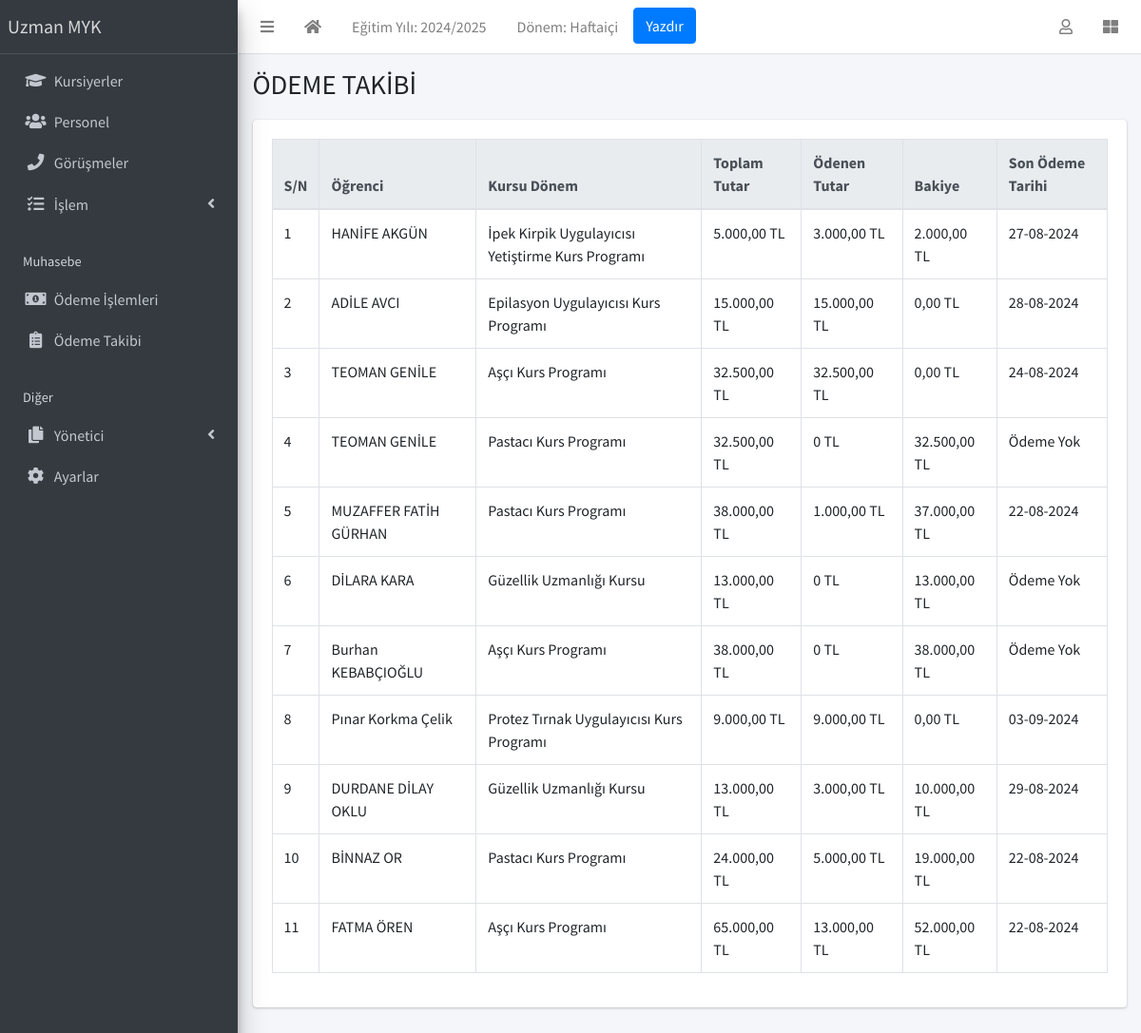
Page /finance/takip/ (signed in) on the committed database.
### apps/corecode/models.py (models this page shows, shortened)
class AcademicSession(models.Model):
    name = models.CharField(max_length=200, unique=True, verbose_name = "Eğitim Yılı")
    current = models.BooleanField(default=True, verbose_name = "Aktif Eğitim Yılı")
    class Meta:
        ordering = ["-name"]

class AcademicTerm(models.Model):
    name = models.CharField(max_length=20, unique=True, verbose_name = "Dönem")
    current = models.BooleanField(default=True, verbose_name = "Aktif Dönem")
    class Meta:
        ordering = ["name"]

class SiteConfig(models.Model):
    key = models.SlugField()
    value = models.CharField(max_length=200)

class StudentClass(models.Model):
    name = models.CharField(max_length=200, unique=True, verbose_name = "Sınıf" )
    class Meta:
        verbose_name = "Sınıf"
        verbose_name_plural = "Sınıflar"
        ordering = ["name"]
    def __str__(self):
        return self.name

### apps/finance/models.py (models this page shows, shortened)
class Invoice(models.Model):
    student = models.ForeignKey(Student, on_delete=models.CASCADE, verbose_name="Öğrenci")
    session = models.ForeignKey(AcademicSession, on_delete=models.CASCADE, verbose_name="Eğitim Yılı")
    term = models.ForeignKey(AcademicTerm, on_delete=models.CASCADE, verbose_name="Dönem")
    class_for = models.ForeignKey(StudentClass, on_delete=models.CASCADE, verbose_name="Kursu")
    balance_from_previous_term = models.DecimalField(max_digits=10, decimal_places=2, default=0, verbose_name="Kayıt Ücreti")
    status = models.CharField(
        max_length=20,
        choices=[("active", "Aktif"), ("closed", "Kapandı")],
        default="active",
        verbose_name="Durum"
    )
    class Meta:
        ordering = ["student", "term"]
    def __str__(self):
        return f"{self.student}"
    def balance(self):
        payable = self.total_amount_payable()
        paid = self.total_amount_paid()
        return payable - paid
    def amount_payable(self):
        items = InvoiceItem.objects.filter(invoice=self)
        return sum(item.amount for item in items)
    def total_amount_payable(self):
        return self.balance_from_previous_term + self.amount_payable()
    def total_amount_paid(self):
        receipts = Receipt.objects.filter(invoice=self)
        return sum(receipt.amount_paid for receipt in receipts)

class Receipt(models.Model):
    invoice = models.ForeignKey(Invoice, on_delete=models.CASCADE)
    amount_paid = models.DecimalField(max_digits=10, decimal_places=2, verbose_name="Ödeme Miktarı")  # Daha doğru bir tutar formatı
    date_paid = models.DateField(default=timezone.now, verbose_name="Ödeme Tarihi")
    comment = models.CharField(max_length=200, blank=True, verbose_name="Açıklama")
    class Meta:
        ordering = ['-date_paid']  # Son ödemeleri en üstte listelemek için
        get_latest_by = 'date_paid'  # latest() çağrıldığında bu alanı kullanır

### apps/students/models.py (models this page shows, shortened)
class Student(models.Model):
    STATUS_CHOICES = [("active", "Aktif"), ("inactive", "Pasif")]
    GENDER_CHOICES = [("İlkokul", "İlkokul"), ("Ortaokul", "Ortaokul"), ("Lise", "Lise"), ("Üniversite", "Üniversite"), ("Yüksek Lisans", "Yüksek Lisans"), ("Doktora", "Doktora")]
    current_status = models.CharField(
        max_length=10, choices=STATUS_CHOICES, default="active", verbose_name = "Durumu"
    )
    registration_number = models.CharField(max_length=200, unique=True, verbose_name = "TC Kimlik No")
    firstname = models.CharField(max_length=200, verbose_name = "Adı")
    surname = models.CharField(max_length=200, verbose_name = "Soyadı")
    mobile_num_regex = RegexValidator(
        regex="^[0-9]{10,15}$", message="Girilen cep telefonu numarası doğru formatta değil!"
    )
    parent_mobile_number = models.CharField(
        validators=[mobile_num_regex], max_length=13, blank=True, verbose_name = "Telefon Numarası"
    )
    gender = models.CharField(max_length=100, choices=GENDER_CHOICES, default="male",verbose_name = "Öğrenim Durumu")
    date_of_birth = models.DateField(default=timezone.now, verbose_name = "Doğum Tarihi")
    date_of_admission = models.DateField(default=timezone.now, verbose_name = "Kayıt Tarihi")
    other_name = models.IntegerField(default=0, verbose_name="Taksit Sayısı")
    address = models.TextField(blank=True, verbose_name = "Adres" )
    others = models.TextField(blank=True, verbose_name = "Açıklama")
    passport = models.ImageField(blank=True, upload_to="students/passports/", verbose_name = "Öğrenci Fotoğrafı")
    class Meta:
        ordering = ["surname", "firstname", "other_name"]
    def __str__(self):
        return f"{self.firstname} {self.surname} "

### apps/finance/views.py (the view, shortened to what this page needs)
# urls.py: path("takip/", InvoiceTakipView.as_view(), name="invoice-takip"),
class InvoiceTakipView(LoginRequiredMixin, ListView):
    model = Invoice
    template_name = "finance/invoice_takip.html"

### apps/corecode/context_processors.py (called while the page is built)
def site_defaults(request):
    current_session = AcademicSession.objects.get(current=True)
    current_term = AcademicTerm.objects.get(current=True)
    vals = SiteConfig.objects.all()
    contexts = {
        "current_session": current_session.name,
        "current_term": current_term.name,
    }
    for val in vals:
        contexts[val.key] = val.value
    return contexts

### apps/finance/templates/finance/invoice_takip.html (shortened to what this page needs)
{% extends 'base.html' %}
{% load humanize %}
{% block title %}ÖDEME TAKİBİ{% endblock title %}
{% block content %}
  <div class="table-responsive">
    <table id="invoicetable" class="table table-bordered table-hover">
      <thead class="thead-light">
        <tr>
          <th>S/N</th>
          <th>Öğrenci</th>
          <th>Kursu Dönem</th>
          <th>Toplam Tutar</th>
          <th>Ödenen Tutar</th>
          <th>Bakiye</th>
          <th>Son Ödeme Tarihi</th>
        </tr>
      </thead>
      <tbody>
        {% for invoice in object_list %}
          <tr class="clickable-row" data-href="{% url 'invoice-detail' invoice.id %}"
              data-last-payment-date="{% if invoice.receipt_set.exists %}{{ invoice.receipt_set.latest.date_paid|date:"Y-m-d" }}{% else %}none{% endif %}">
            <td>{{ forloop.counter }}</td>
            <td>{{ invoice }}</td>
            <td>{{ invoice.class_for }}</td>
            <td>{{ invoice.total_amount_payable | intcomma }} TL</td>
            <td>{{ invoice.total_amount_paid | intcomma }} TL</td>
            <td>{{ invoice.balance | intcomma }} TL</td>
            <td>
              {% if invoice.receipt_set.exists %}
                {{ invoice.receipt_set.latest.date_paid|date:"d-m-Y" }}
              {% else %}
                Ödeme Yok
              {% endif %}
            </td>
          </tr>
        {% endfor %}
      </tbody>
    </table>
  </div>
{% endblock content %}

### templates/base.html (shortened to what this page needs)
{% load static %}
<!DOCTYPE html>
<html lang="tr">
<head>
  <link rel="stylesheet" href="{% static 'plugins/fontawesome-free/css/all.min.css' %}">
  <link rel="stylesheet" href="{% static 'plugins/toastr/toastr.min.css' %}">
  <link rel="stylesheet"
    href="{% static 'plugins/overlayScrollbars/css/OverlayScrollbars.min.css' %}">
  <link rel="stylesheet" href="{% static 'plugins/Datatables/datatables.min.css' %}" />
  <link rel="stylesheet" href="{% static 'dist/css/adminlte.min.css' %}">
</head>
<body
  class="hold-transition sidebar-mini layout-fixed layout-navbar-fixed layout-footer-fixed">
  <div class="wrapper">
    <nav class="main-header navbar navbar-expand navbar-white navbar-light">
      <ul class="navbar-nav">
        <li class="nav-item">
          <a class="nav-link" data-widget="pushmenu" href="#" role="button"><i
              class="fas fa-bars"></i></a>
        </li>
        <li class="nav-item d-none d-sm-inline-block">
          <a href="{% url 'home' %} " class="nav-link"><i class="fa fa-home"></i></a>
        </li>
        <li class="nav-item d-none d-sm-inline-block">
          <a href="{% url 'current-session' %}" class="nav-link">Eğitim Yılı: {{ current_session }}</a>
        </li>
        <li class="nav-item d-none d-sm-inline-block">
          <a href="{% url 'current-session' %}" class="nav-link">Dönem: {{ current_term }}</a>
        </li>
        <li class="nav-item d-none d-sm-inline-block">
          <button onclick="window.print()" class="btn btn-primary">Yazdır</button>
        </li>
      </ul>
      <ul class="navbar-nav ml-auto">
        <li class="nav-item dropdown">
          <a class="nav-link" data-toggle="dropdown" href="#">
            <i class="far fa-user"></i>
          </a>
        </li>
        <li class="nav-item">
          <a class="nav-link" data-widget="control-sidebar" data-slide="true"
            href="#" role="button"><i class="fas fa-th-large"></i></a>
        </li>
      </ul>
    </nav>
    <aside class="main-sidebar sidebar-dark-primary elevation-4">
      <a href="{% url 'home' %}" class="brand-link">{{ school_name | default:"MySchool" }}</a>
      <div class="sidebar">
        <nav class="mt-2">
          <ul class="nav nav-pills nav-sidebar flex-column"
            data-widget="treeview" role="menu" data-accordion="false">
            <li class="nav-item">
              <a href="{% url 'student-list' %}" class="nav-link">
                <i class="nav-icon fas fa-graduation-cap"></i>
                <p>
                  Kursiyerler
                </p>
              </a>
            </li>
            <li class="nav-item">
              <a href="{% url 'staff-list' %}" class="nav-link">
                <i class="nav-icon fas fa-users"></i>
                <p>
                  Personel
                </p>
              </a>
            </li>
            <li class="nav-item">
              <a href="{% url 'call-list' %}" class="nav-link">
                <i class="nav-icon fas fa-phone"></i>
                <p>
                  Görüşmeler
                </p>
              </a>
            </li>
            <li class="nav-item has-treeview">
              <a href="#" class="nav-link">
                <i class="nav-icon fas fa-tasks"></i>
                <p>
                  İşlem
                  <i class="right fas fa-angle-left"></i>
                </p>
              </a>
            </li>
            <li class="nav-header">Muhasebe</li>
            <li class="nav-item">
              <a href="{% url 'invoice-list' %}" class="nav-link">
                <i class="nav-icon fas fa-money-bill-alt"></i>
                <p>
                  Ödeme İşlemleri
                </p>
              </a>
            </li>
            <li class="nav-item">
              <a href="{% url 'invoice-takip' %}" class="nav-link">
                <i class="nav-icon fas fa-clipboard-list"></i>
                <p>
                  Ödeme Takibi
                </p>
              </a>
            </li>
            <li class="nav-header">Diğer</li>
            <li class="nav-item has-treeview">
              <a href="#" class="nav-link">
                <i class="nav-icon fas fa-copy"></i>
                <p>
                  Yönetici
                  <i class="fas fa-angle-left right"></i>
                </p>
              </a>
            </li>
            <li class="nav-item">
              <a href="{% url 'configs' %}" class="nav-link">
                <i class="nav-icon fas fa-cog"></i>
                <p>
                  Ayarlar
                </p>
              </a>
            </li>
          </ul>
        </nav>
      </div>
    </aside>
    <div class="content-wrapper">
      <section class="content-header">
        <div class="container-fluid">
          <div class="row mb-1">
            <div class="col-sm-8">
              <h1>{% block title %}{% endblock title %}</h1>
            </div>
            <div class="col-sm-4">
            </div>
          </div>
        </div>
      </section>
      <section class="content">
        <div class="container-fluid">
          <div class="row">
            <div class="col-md-12">
              {% block fullcard %}
              <div class="card">
                <div class="card-body">
                  <div class="row">
                    <div class="col">
                      {% block content %}
                      {% endblock content %}
                    </div>
                  </div>
                </div>
              </div>
              {% endblock fullcard %}
            </div>
          </div>
        </div>
      </section>
    </div>
  </div>
</body>
</html>

### rows in the picture
AcademicSession: name "2024/2025"
AcademicTerm: name "Haftaiçi"
SiteConfig: value "Uzman MYK"
Invoice: student.surname "HANİFE AKGÜN", class_for "İpek Kirpik Uygulayıcısı Yetiştirme Kurs Programı", total_amount_payable "5.000,00", total_amount_paid "3.000,00", balance "2.000,00", receipt_set.latest.date_paid "27-08-2024"
Invoice: student.surname "ADİLE AVCI", class_for "Epilasyon Uygulayıcısı Kurs Programı", total_amount_payable "15.000,00", total_amount_paid "15.000,00", balance "0,00", receipt_set.latest.date_paid "28-08-2024"
Invoice: student.surname "TEOMAN GENİLE", class_for "Aşçı Kurs Programı", total_amount_payable "32.500,00", total_amount_paid "32.500,00", balance "0,00", receipt_set.latest.date_paid "24-08-2024"
Invoice: student.surname "TEOMAN GENİLE", class_for "Pastacı Kurs Programı", total_amount_payable "32.500,00", total_amount_paid "0", balance "32.500,00", shows "Ödeme Yok"
Invoice: student.surname "MUZAFFER FATİH GÜRHAN", class_for "Pastacı Kurs Programı", total_amount_payable "38.000,00", total_amount_paid "1.000,00", balance "37.000,00", receipt_set.latest.date_paid "22-08-2024"
Invoice: student.surname "DİLARA KARA", class_for "Güzellik Uzmanlığı Kursu", total_amount_payable "13.000,00", total_amount_paid "0", balance "13.000,00", shows "Ödeme Yok"
Invoice: student.surname "Burhan KEBABÇIOĞLU", class_for "Aşçı Kurs Programı", total_amount_payable "38.000,00", total_amount_paid "0", balance "38.000,00", shows "Ödeme Yok"
Invoice: student.surname "Pınar Korkma Çelik", class_for "Protez Tırnak Uygulayıcısı Kurs Programı", total_amount_payable "9.000,00", total_amount_paid "9.000,00", balance "0,00", receipt_set.latest.date_paid "03-09-2024"
Invoice: student.surname "DURDANE DİLAY OKLU", class_for "Güzellik Uzmanlığı Kursu", total_amount_payable "13.000,00", total_amount_paid "3.000,00", balance "10.000,00", receipt_set.latest.date_paid "29-08-2024"
Invoice: student.surname "BİNNAZ OR", class_for "Pastacı Kurs Programı", total_amount_payable "24.000,00", total_amount_paid "5.000,00", balance "19.000,00", receipt_set.latest.date_paid "22-08-2024"
Invoice: student.surname "FATMA ÖREN", class_for "Aşçı Kurs Programı", total_amount_payable "65.000,00", total_amount_paid "13.000,00", balance "52.000,00", receipt_set.latest.date_paid "22-08-2024"
